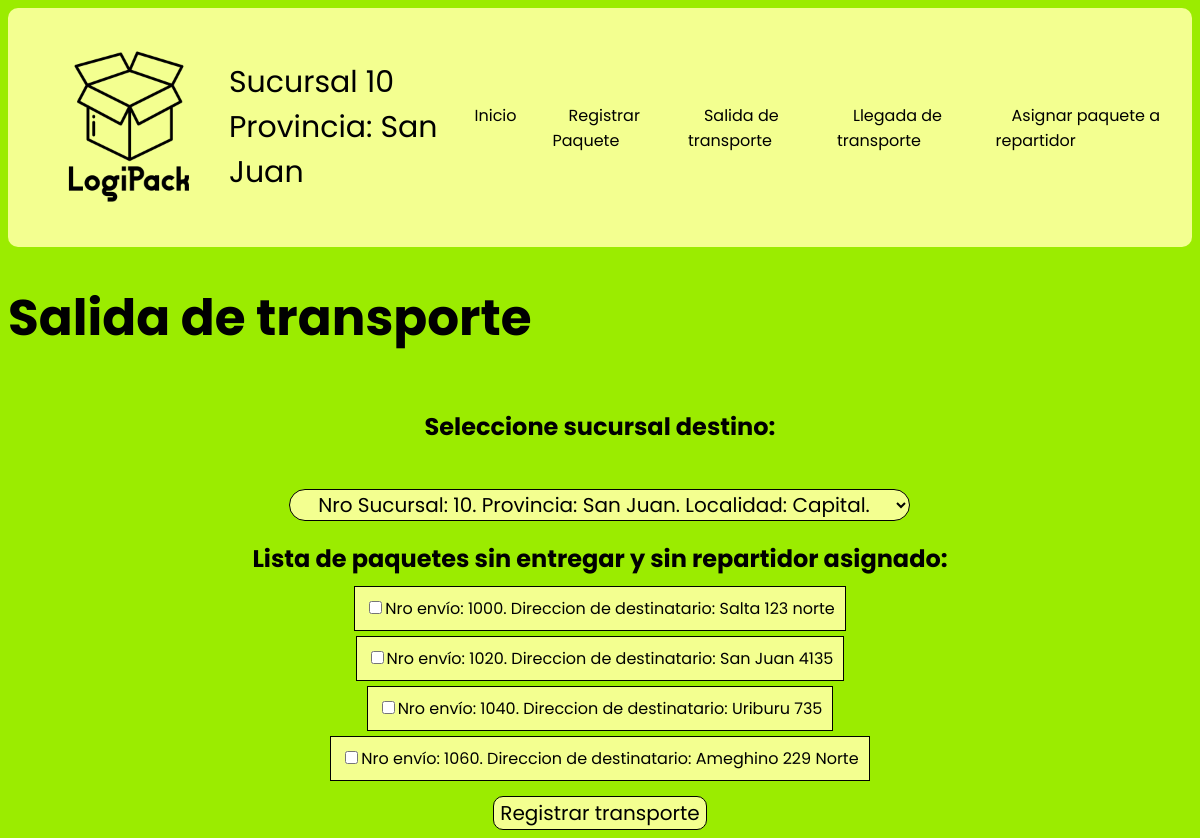
Page /despachante1/salida_transporte on the committed database.
### models.py (models this page shows)
class Sucursal(db.Model):
    __tablename__ = 'sucursal'
    id = db.Column(db.Integer, primary_key = True)
    numero = db.Column(db.Integer, nullable = False)
    provincia = db.Column(db.String(80), nullable = False)
    localidad = db.Column(db.String(80), nullable = False)
    direccion = db.Column(db.String(120), nullable = False)
    transporte = db.relationship('Transporte', backref = "sucursal")
    paquete = db.relationship('Paquete', backref = "sucursal")
    repartidor = db.relationship('Repartidor', backref = "sucursal")

class Paquete(db.Model):
    __tablename__ = 'paquete'
    id = db.Column(db.Integer, primary_key = True)
    numeroenvio = db.Column(db.Integer, nullable = False)
    peso = db.Column(db.Float, nullable = False)
    nomdestinatario = db.Column(db.String(80), nullable = False)
    dirdestinatario = db.Column(db.String(120), nullable = False)
    entregado = db.Column(db.Boolean, nullable = False)
    observaciones = db.Column(db.Text, nullable = True)
    idsucursal = db.Column(db.Integer, db.ForeignKey('sucursal.id'))
    idtransporte = db.Column(db.Integer, db.ForeignKey('transporte.id'))
    idrepartidor = db.Column(db.Integer, db.ForeignKey('repartidor.id'))
    transporte = db.relationship('Transporte', backref = 'paquete')

### app.py (the view, shortened to what this page needs)
@app.route('/despachante<int:idsucursal>/salida_transporte', methods = ['GET', 'POST'])
def salida_transporte(idsucursal):
    sucursal = Sucursal.query.get(idsucursal)
    return render_template('/salida_transporte.html', sucursales = Sucursal.query.order_by(Sucursal.numero).all(), sucursal = sucursal, idsucursal = idsucursal, paquetes = Paquete.query.order_by(Paquete.id).all())

### templates/salida_transporte.html (shortened to what this page needs)
{% extends "base_template.html" %}
{% block content %}
    <h1>Salida de transporte</h1>
    <div class="transporte">
        <form action="{{ url_for('salida_transporte', idsucursal = idsucursal, sucursal = sucursal) }}" method="post" class="container">
            <h2>Seleccione sucursal destino:</h2><br>
            <select name="sucursal" id="sucursal">
                {% for sucursal in sucursales %}
                    <option value="{{ sucursal.id }}">Nro Sucursal: {{ sucursal.numero }}. Provincia: {{ sucursal.provincia }}. Localidad: {{ sucursal.localidad }}.</option>
                {% endfor %}
            </select>
            <h2>Lista de paquetes sin entregar y sin repartidor asignado:</h2>
            {% for paquete in paquetes %}
                {% if paquete.entregado == 0 and paquete.idrepartidor == 0 %}
                    <label>
                        <input type="checkbox" name="paquete_id" value="{{ paquete.id }}">Nro envío: {{ paquete.numeroenvio }}. Direccion de destinatario: {{ paquete.dirdestinatario }}
                    </label><br><br>
                {% endif %}
            {% endfor %}
            <button type="submit">Registrar transporte</button>
        </form>
    </div>
{% endblock %}

### templates/base_template.html (shortened to what this page needs)
<!DOCTYPE html>
<html lang="es">
<head>
    <link rel="stylesheet" href="{{url_for('static', filename= 'css/estilos.css')}}">
</head>
<body>
    <header>
        <a href="{{ url_for('inicio') }}"><img src="/static/img/LogiPack_transparent.png" alt="Logo de LogiPack" height="200px" width="200px"></a>
        <p>Sucursal {{ sucursal.numero }}<br>Provincia: {{ sucursal.provincia }}</p>
        <nav>
            <ul>
                <li><a href="{{ url_for('despachante', idsucursal = sucursal.id) }}">Inicio</a></li>
                <li><a href="{{ url_for('registrar_paquete', idsucursal = sucursal.id) }}">Registrar Paquete</a></li>
                <li><a href="{{ url_for('salida_transporte', idsucursal = sucursal.id) }}">Salida de transporte</a></li>
                <li><a href="{{ url_for('llegada_transporte', idsucursal = sucursal.id) }}">Llegada de transporte</a></li>
                <li><a href="{{ url_for('asignar_repartidor', idsucursal = sucursal.id) }}">Asignar paquete a repartidor</a></li>
            </ul>
        </nav>
    </header>
    <main>
        {% block content %} {% endblock %}
    </main>
</body>
</html>

### static/css/estilos.css (style rules this page uses)
header { background-color: #F3FF90; color: black; padding: 15px 20px; display: flex; justify-content: space-between; align-items: center; border: 1px solid transparent; border-radius: 10px; }
header p { font-size: 30px; }
body { font-family: 'Poppins'; background-color: #9BEC00; }
h1 { font-size: 50px; }
header img { margin: 0; }
nav ul { list-style: none; margin: 0; padding: 0; display: flex; justify-self: center; }
nav ul li { margin-left: 20px; }
nav ul li a { text-decoration: none; color: black; padding: 10px 15px; border: 1px solid transparent; border-radius: 100px; transition: background-color 0.3s, border 0.3s, color 0.3s; }
.transporte { display: flex; justify-content: center; text-align: center; }
select { border: 1px solid; border-radius: 25px; background-color: #F3FF90; text-align: center; font-size: 20px; font-family: 'Poppins'; }
button { border: 1px solid; border-radius: 10px; background-color: #F3FF90; font-size: 20px; font-family: 'Poppins'; transition: background-color 0.3s, border 0.3s, color 0.3s; }
label { border: 1px solid black; background-color: #F3FF90; padding: 10px; text-align: right; transition: background-color 0.3s; }

### rows in the picture
Sucursal: numero "10", provincia "San Juan"
Paquete: numeroenvio "1000", dirdestinatario "Salta 123 norte"
Paquete: numeroenvio "1020", dirdestinatario "San Juan 4135"
Paquete: numeroenvio "1040", dirdestinatario "Uriburu 735"
Paquete: numeroenvio "1060", dirdestinatario "Ameghino 229 Norte"
